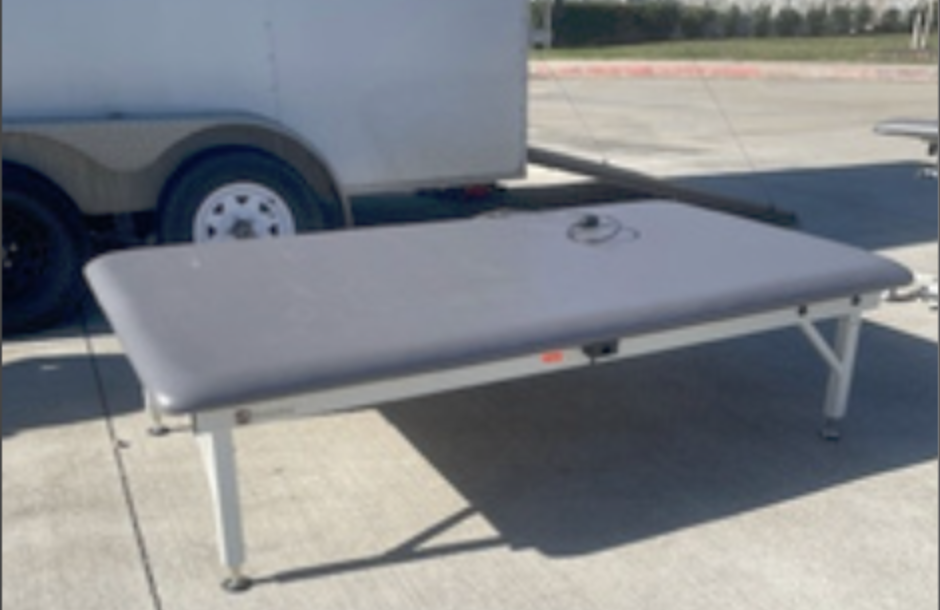
#> input picture scripts/assets/used-originals/U-AM-640.png, 940 x 610 px
$ python -i brand_backdrop.py   (imports and definitions only)
#> lines starting #> are read from the running program, lines starting #| are printed output that depends on the picture
#!/usr/bin/env python3
"""Composite untouched pre-owned equipment photos into a clean, empty studio.

Treatment (v3, branded neutral studio):
  * background removed from the preserved original photograph only
  * neutral white-to-light-gray cyclorama: wall -> curved cove -> matte floor
  * soft overhead key light, gentle floor bounce, and restrained brand graphics
  * strict BOTTOM ANCHORING: the lowest visible equipment pixel sits on the
    floor contact line (gap validated to 0-2px)
  * tight contact shadows at each support plus a faint ambient footprint built
    from the equipment's own silhouette -- never a detached generic oval
  * conservative roll correction from the lower support envelope so equipment
    photographed at a sideways tilt rests level before it is bottom-anchored
"""
from __future__ import annotations

import sys
from pathlib import Path

import numpy as np
from PIL import Image, ImageDraw, ImageFilter
from scipy import ndimage
from rembg import remove, new_session

ROOT = Path(__file__).resolve().parent.parent
SRC = ROOT / "scripts/assets/used-originals"
DEST = ROOT / "public/assets/products/used"

W, H = 1536, 1152                 # standard landscape output (4:3)
COVE_TOP = int(H * 0.53)          # broad, line-free wall-to-floor transition
COVE_BOTTOM = int(H * 0.70)
FLOOR_CONTACT_Y = int(H * 0.885)  # nearest wheel / foot / base rests here
TOP_SAFE = int(H * 0.14)          # clear of the logo lockup
VISIBLE_ALPHA = 4
MAX_LEVEL_DEGREES = 0.0
MIN_LEVEL_DEGREES = 0.65


# [1 line that did not run here, left out]


# ---------------------------------------------------------------- backdrop ---
def build_backdrop() -> Image.Image:
    """Bright neutral infinity wall with a readable horizontal floor plane."""
    yy, xx = np.mgrid[0:H, 0:W].astype(np.float32)

    wall_top = np.array([252, 252, 252], np.float32)
    wall_bottom = np.array([243, 244, 245], np.float32)
    floor_far = np.array([238, 239, 240], np.float32)
    floor_near = np.array([225, 227, 229], np.float32)

    t_wall = np.clip(yy / max(1, COVE_TOP), 0, 1)[..., None]
    arr = wall_top * (1 - t_wall) + wall_bottom * t_wall

    cove = np.clip((yy - COVE_TOP) / (COVE_BOTTOM - COVE_TOP), 0, 1)
    cove = (cove * cove * (3 - 2 * cove))[..., None]
    arr = arr * (1 - cove) + floor_far * cove

    depth = np.clip((yy - COVE_BOTTOM) / (H - COVE_BOTTOM), 0, 1)
    depth = (depth ** 1.4)[..., None]
    arr = arr * (1 - depth) + floor_near * depth

    # Broad overhead softbox and a very subtle front-to-back floor falloff.
    r = np.sqrt(((xx - W * 0.42) / W) ** 2 + ((yy - H * 0.20) / H) ** 2)
    arr += (np.clip(0.36 - r, 0, 0.36) * 10)[..., None]
    arr -= (np.clip(r - 0.56, 0, 0.8) * 5)[..., None]

    img = Image.fromarray(np.clip(arr, 0, 255).astype(np.uint8), "RGB")
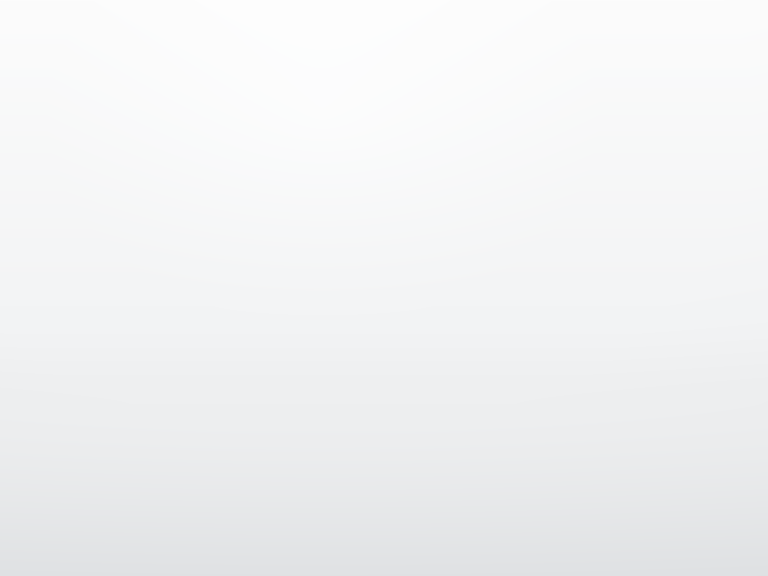
#> img: PIL image 1536x1152 RGB (shown at 1/2 size); mean R, G, B 241.5, 242.4, 243.3
    return img.filter(ImageFilter.GaussianBlur(1.4)).convert("RGBA")


# ---------------------------------------------------------------- branding ---
ORANGE = (242, 103, 34)  # official accent: #F26722
LOGO_PATH = ROOT / "src/assets/gm-therapy-logo.png"


def _logo_rgba() -> Image.Image | None:
    if not LOGO_PATH.exists():
        return None
    logo = Image.open(LOGO_PATH).convert("RGBA")
    arr = np.asarray(logo).astype(np.float32)
    # Respect official transparency when present. Only key white paper from a
    # fully opaque source; this avoids damaging antialiased logo edges.
    if np.all(arr[..., 3] == 255):
        lum = arr[..., :3].mean(axis=2)
        chroma = arr[..., :3].max(axis=2) - arr[..., :3].min(axis=2)
        paper = np.clip((250.0 - lum) / 24.0, 0, 1)
        paper = np.maximum(paper, np.clip(chroma / 18.0, 0, 1))
        arr[..., 3] = paper * 255.0
    logo = Image.fromarray(arr.astype(np.uint8), "RGBA")
    bbox = logo.getbbox()
    return logo.crop(bbox) if bbox else logo


_LOGO = _logo_rgba()


def _pattern_layer() -> Image.Image:
    """Very faint hexagon field on the wall, clear of the equipment focus."""
    S = 4  # supersample for clean thin strokes
#> S = 4
    layer = Image.new("RGBA", (W * S, H * S), (0, 0, 0, 0))
#> layer: PIL image 6144x4608 RGBA; every value is 0
    d = ImageDraw.Draw(layer)

    ink = (161, 166, 171)
    hex_r = int(W * S * 0.055)
#> hex_r = 337
    dx = hex_r * 1.5
#> dx = 505.5
    dy = hex_r * np.sqrt(3)
#> dy = 583.7
    stroke = max(2, int(W * S * 0.0011))
#> stroke = 6
    col = 0
    x = -hex_r
#> x = -337
    while x < W * S + hex_r:
        y = -hex_r + (dy / 2 if col % 2 else 0)
        while y < H * S * 0.67:
            pts = [(x + hex_r * np.cos(np.pi / 3 * k),
                    y + hex_r * np.sin(np.pi / 3 * k)) for k in range(6)]
            d.polygon(pts, outline=ink + (20,), width=stroke)
            y += dy
        x += dx
        col += 1
#> this loop made 14 passes
#> x on passes 1 to 12: 168.5, 674, 1179.5, 1685, 2190.5, 2696, 3201.5, 3707, 4212.5, 4718, 5223.5, 5729
#> after the loop, col = 14; x = 6740

    layer = layer.resize((W, H), Image.LANCZOS)
#> layer: PIL image 1536x1152 RGBA
    return layer.filter(ImageFilter.GaussianBlur(0.4))


def apply_branding(canvas: Image.Image) -> Image.Image:
    """Restrained studio branding: faint hexagons, orange arc, official logo."""
    canvas = Image.alpha_composite(canvas.convert("RGBA"), _pattern_layer())

    S = 4
    layer = Image.new("RGBA", (W * S, H * S), (0, 0, 0, 0))
    d = ImageDraw.Draw(layer)
    # Curved orange corner accent, tucked behind and away from the product.
    r = int(W * S * 0.145)
    d.ellipse([W * S - r, -r, W * S + r, r], fill=ORANGE + (255,))
    layer = layer.resize((W, H), Image.LANCZOS)
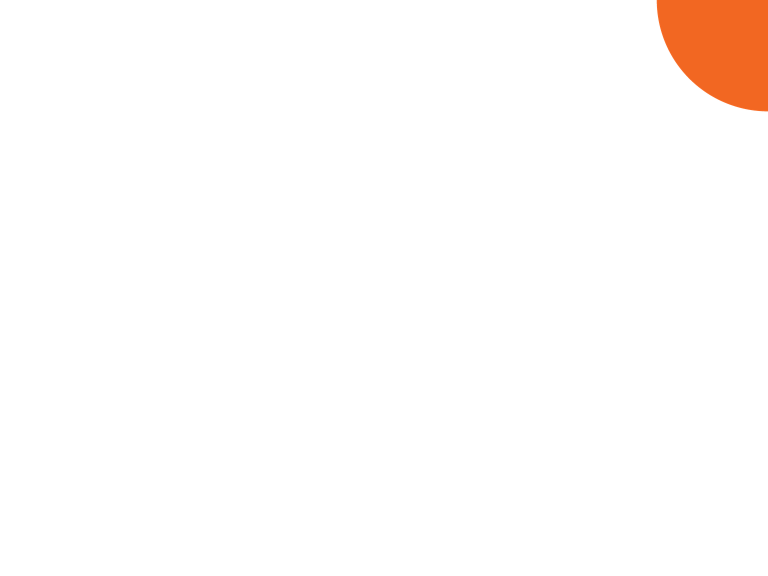
#> layer: PIL image 1536x1152 RGBA (shown at 1/2 size); mean R, G, B, A 5.4, 2.3, 0.8, 5.6; transparent parts drawn white
    canvas = Image.alpha_composite(canvas, layer)
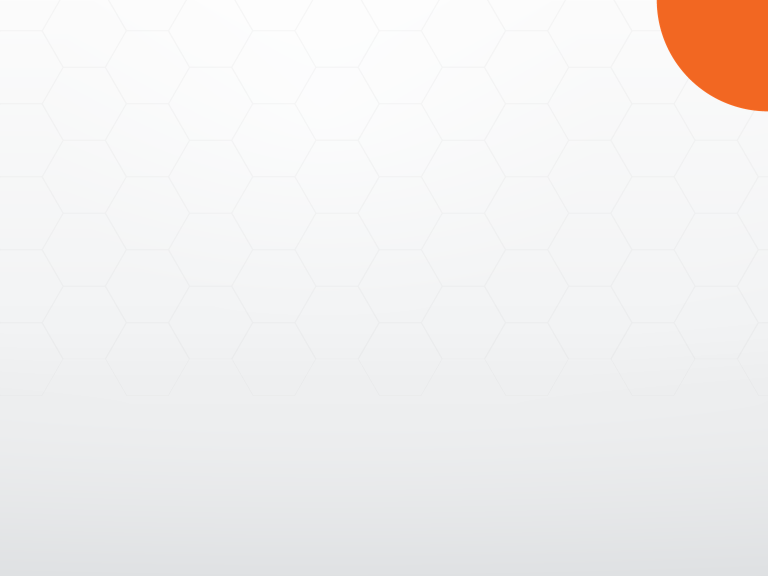
#> canvas: PIL image 1536x1152 RGBA (shown at 1/2 size); mean R, G, B, A 241.2, 239, 238.4, 255

    if _LOGO is not None:
        target_h = int(H * 0.145)
        lw = max(1, int(_LOGO.width * (target_h / _LOGO.height)))
        logo = _LOGO.resize((lw, target_h), Image.LANCZOS)
        lx = W - lw - int(W * 0.060)
        ly = int(H * 0.080)
        canvas.alpha_composite(logo, (lx, ly))

    return canvas


BASE = apply_branding(build_backdrop())


# ------------------------------------------------------------------- mask ----
# [135 lines left out: functions trim_to_visible, lowest_visible_y, level_to_supports, cutout, not called in this run]


# Per-image polygons (in source-pixel coordinates) that are always foreground.
# Used when every model drops a real part, e.g. a low carpeted platform base.
SIZE_BOOST = {"U-GMTS-3HL.jpg": 2.2, "U-TG-5200-E2.png": 3.0, "U-AM-BA350.png": 1.8, "U-MS-32060.jpg": 1.8, "wood-treatment-table-adjustable-backrest.png": 2.2, "U-MS-TRACTION-FLEXION.png": 2.6}

# Images where the blobby u2net model swallows background (indexes into _sessions).
MODEL_ONLY: dict[str, list[int]] = {"U-NS-T4R.jpeg": [0], "U-NS-T4.jpg": [0], "U-SCI-SONE03.png": [0], "U-SCI-PRO1.png": [0], "U-NS-T5R.jpg": [0], "U-PB-7FT.jpg": [0], "U-MS-32060.jpg": [0]}

FORCE_REGIONS: dict[str, list[list[tuple[int, int]]]] = {
    "U-PB-7FT.jpg": [[(150, 870), (450, 745), (1130, 1060), (1285, 1195), (1270, 1235), (890, 1600), (150, 900)], [(80, 414), (1000, 818), (1000, 852), (80, 450)]],
    "U-CLIN-7360.png": [[(243, 800), (770, 708), (1104, 1042), (1102, 1078), (468, 1308), (440, 1262), (243, 838)]],
}
_CURRENT_NAME = {"name": ""}


# Source-pixel polygons of background clutter to always remove.
ERASE_REGIONS: dict[str, list[list[tuple[int, int]]]] = {
    # other machine seat back visible behind the console
    "U-NS-T4.jpg": [[(800,340),(810,260),(900,88),(1072,78),(1070,238),(1045,240),(1028,256),(1000,284),(952,292),(926,334),(902,404),(886,470),(840,482),(803,470)]],
    "U-GMTS-3HL.jpg": [[(0, 0), (481, 0), (481, 192), (440, 184), (345, 184),
                        (332, 197), (240, 206), (226, 232), (30, 268), (0, 276)]],
    "U-PB-7FT.jpg": [[(230, 525), (440, 618), (440, 760), (280, 790), (260, 700)],
                     # stool edge rod / top strip directly beneath the front rail
                     [(183, 495), (375, 583), (375, 610), (183, 540)],
                     # stool leg and caster behind the front-left upright
                     [(222, 535), (265, 535), (228, 720), (201, 720), (200, 700)],
                     # dark sliver above the rail's left end cap
                     [(75, 380), (135, 380), (135, 443), (75, 425)],
                     # stool top visible just above the front rail (stays below rear rail)
                     [(130, 380), (385, 380), (385, 410), (450, 432), (450, 585), (130, 447)]],
    "rolling-work-table.jpg": [[(0, 340), (300, 340), (300, 640), (250, 651), (30, 744), (0, 747)],
                               [(0, 767), (300, 802), (310, 1010), (0, 1010)]],
}


# [18 lines left out: function _apply_force_regions, not called in this run]


def process(path: Path) -> bool:
#> called with path = 'assets/used-originals/U-AM-640.png'
    raw = Image.open(path).convert("RGBA")
#> raw is the input picture: PIL image 940x610 RGBA; mean R, G, B, A 129, 132.2, 136.7, 255
#> (the run stopped early here; a loop or call above may not have finished)
